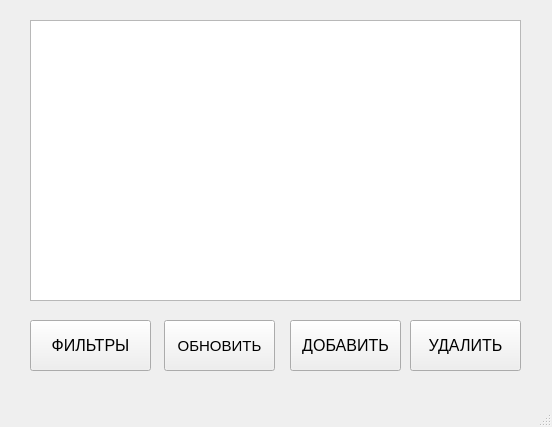
<?xml version="1.0" encoding="UTF-8"?>
<ui version="4.0">
 <class>MainWindow</class>
 <widget class="QMainWindow" name="MainWindow">
  <property name="geometry">
   <rect>
    <x>0</x>
    <y>0</y>
    <width>552</width>
    <height>427</height>
   </rect>
  </property>
  <property name="windowTitle">
   <string>MainWindow</string>
  </property>
  <widget class="QWidget" name="centralwidget">
   <widget class="QListWidget" name="recepts">
    <property name="geometry">
     <rect>
      <x>30</x>
      <y>20</y>
      <width>491</width>
      <height>281</height>
     </rect>
    </property>
   </widget>
   <widget class="QPushButton" name="filtresButton">
    <property name="geometry">
     <rect>
      <x>30</x>
      <y>320</y>
      <width>121</width>
      <height>51</height>
     </rect>
    </property>
    <property name="font">
     <font>
      <pointsize>12</pointsize>
     </font>
    </property>
    <property name="text">
     <string>ФИЛЬТРЫ</string>
    </property>
    <property name="iconSize">
     <size>
      <width>16</width>
      <height>16</height>
     </size>
    </property>
   </widget>
   <widget class="QPushButton" name="addButton">
    <property name="geometry">
     <rect>
      <x>290</x>
      <y>320</y>
      <width>111</width>
      <height>51</height>
     </rect>
    </property>
    <property name="font">
     <font>
      <pointsize>12</pointsize>
     </font>
    </property>
    <property name="text">
     <string>ДОБАВИТЬ</string>
    </property>
   </widget>
   <widget class="QPushButton" name="deleteButton">
    <property name="geometry">
     <rect>
      <x>410</x>
      <y>320</y>
      <width>111</width>
      <height>51</height>
     </rect>
    </property>
    <property name="font">
     <font>
      <pointsize>12</pointsize>
     </font>
    </property>
    <property name="text">
     <string>УДАЛИТЬ</string>
    </property>
   </widget>
   <widget class="QPushButton" name="refreshButton">
    <property name="geometry">
     <rect>
      <x>164</x>
      <y>320</y>
      <width>111</width>
      <height>51</height>
     </rect>
    </property>
    <property name="font">
     <font>
      <pointsize>11</pointsize>
     </font>
    </property>
    <property name="text">
     <string>ОБНОВИТЬ</string>
    </property>
   </widget>
  </widget>
  <widget class="QMenuBar" name="menubar">
   <property name="geometry">
    <rect>
     <x>0</x>
     <y>0</y>
     <width>552</width>
     <height>21</height>
    </rect>
   </property>
  </widget>
  <widget class="QStatusBar" name="statusbar"/>
 </widget>
 <resources/>
 <connections/>
</ui>
